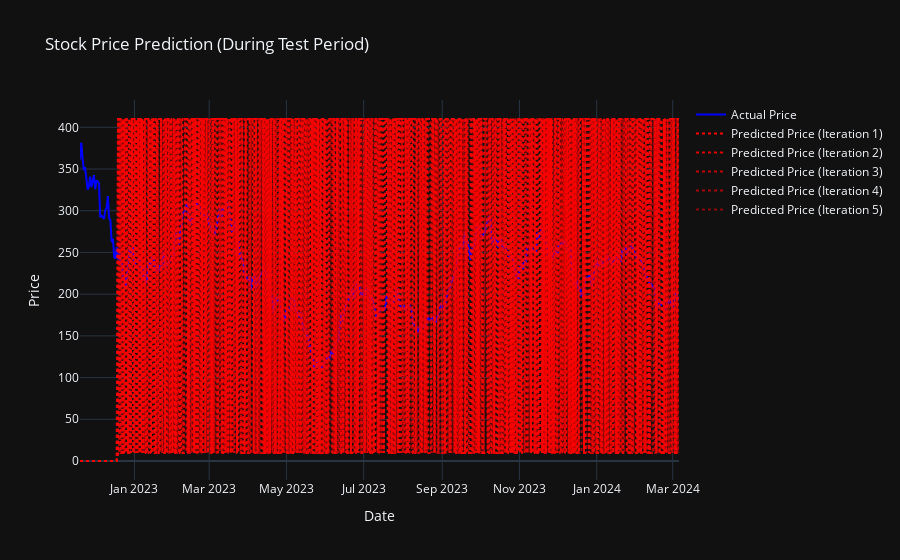

Here is the notebook cell this chart was saved with:
### Code cell
# Creating traces for the actual and predicted stock prices
trace_actual = go.Scatter(
    x=dates,
    y=data['Close'].iloc[train_len:].values,
    mode='lines',
    name='Actual Price',
    line=dict(color='blue', width=2)
)

traces_predicted = []
for i, preds in enumerate(model_predictions):
    trace_predicted = go.Scatter(
        x=dates,
        y=preds,
        mode='lines',
        name=f'Predicted Price (Iteration {i+1})',
        line=dict(color=f'rgba(255, 0, 0, {1 - i*0.12})', dash='dot', width=2)  # Adjust opacity for clarity
    )
    traces_predicted.append(trace_predicted)

# Create the layout and figure
layout = go.Layout(
    title='Stock Price Prediction (During Test Period)',
    xaxis=dict(title='Date'),
    yaxis=dict(title='Price'),
    template='plotly_dark'
)

fig = go.Figure(data=[trace_actual] + traces_predicted, layout=layout)
fig.show()

### Figure 1 — Plotly figure (JSON) as saved in the notebook; plotly's stock layout.template omitted (floating-point values rounded to 4 significant figures; data arrays with more than 128 entries replaced by an {"elided": "..."} marker saying what was removed)
{"data": [{"line": {"color": "blue", "width": 2}, "mode": "lines", "name": "Actual Price", "type": "scatter", "x": {"elided": "474 str values"}, "y": {"elided": "504 float values"}}, {"line": {"color": "rgba(255, 0, 0, 1.0)", "dash": "dot", "width": 2}, "mode": "lines", "name": "Predicted Price (Iteration 1)", "type": "scatter", "x": {"elided": "474 str values"}, "y": {"elided": "14250 float values"}}, {"line": {"color": "rgba(255, 0, 0, 0.88)", "dash": "dot", "width": 2}, "mode": "lines", "name": "Predicted Price (Iteration 2)", "type": "scatter", "x": {"elided": "474 str values"}, "y": {"elided": "14250 float values"}}, {"line": {"color": "rgba(255, 0, 0, 0.76)", "dash": "dot", "width": 2}, "mode": "lines", "name": "Predicted Price (Iteration 3)", "type": "scatter", "x": {"elided": "474 str values"}, "y": {"elided": "14250 float values"}}, {"line": {"color": "rgba(255, 0, 0, 0.64)", "dash": "dot", "width": 2}, "mode": "lines", "name": "Predicted Price (Iteration 4)", "type": "scatter", "x": {"elided": "474 str values"}, "y": {"elided": "14250 float values"}}, {"line": {"color": "rgba(255, 0, 0, 0.52)", "dash": "dot", "width": 2}, "mode": "lines", "name": "Predicted Price (Iteration 5)", "type": "scatter", "x": {"elided": "474 str values"}, "y": {"elided": "14250 float values"}}], "layout": {"title": {"text": "Stock Price Prediction (During Test Period)"}, "xaxis": {"title": {"text": "Date"}}, "yaxis": {"title": {"text": "Price"}}}}
